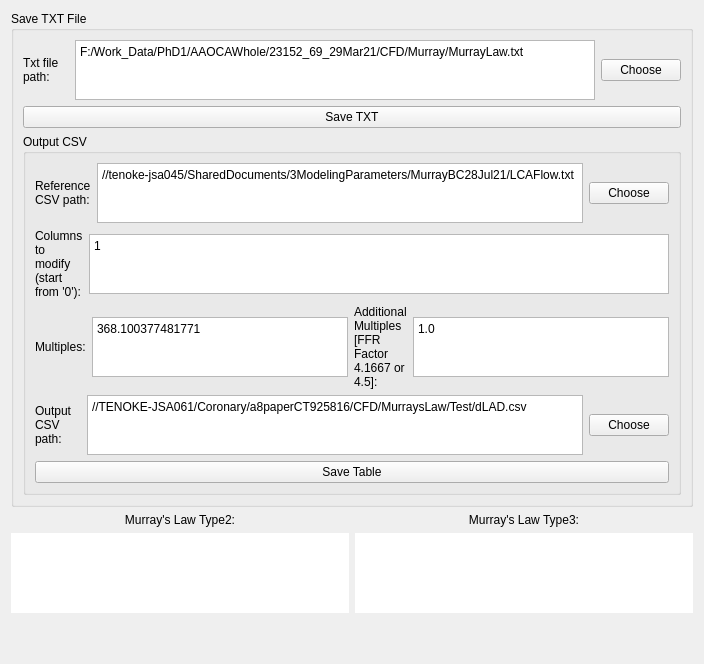
          <widget class="QWidget" name="tab_19">
           <attribute name="title">
            <string>Ouput</string>
           </attribute>
           <layout class="QVBoxLayout" name="verticalLayout_96">
            <item>
             <widget class="QGroupBox" name="groupBox_6">
              <property name="font">
               <font>
                <family>Arial</family>
                <pointsize>9</pointsize>
               </font>
              </property>
              <property name="title">
               <string>Save TXT File</string>
              </property>
              <layout class="QVBoxLayout" name="verticalLayout_43">
               <item>
                <layout class="QVBoxLayout" name="verticalLayout_44">
                 <item>
                  <layout class="QHBoxLayout" name="horizontalLayout_CX1_7">
                   <item>
                    <widget class="QLabel" name="label_CX1_7">
                     <property name="sizePolicy">
                      <sizepolicy hsizetype="Fixed" vsizetype="Preferred">
                       <horstretch>0</horstretch>
                       <verstretch>0</verstretch>
                      </sizepolicy>
                     </property>
                     <property name="minimumSize">
                      <size>
                       <width>46</width>
                       <height>0</height>
                      </size>
                     </property>
                     <property name="maximumSize">
                      <size>
                       <width>16777215</width>
                       <height>16777215</height>
                      </size>
                     </property>
                     <property name="text">
                      <string>Txt file path:</string>
                     </property>
                     <property name="wordWrap">
                      <bool>true</bool>
                     </property>
                    </widget>
                   </item>
                   <item>
                    <widget class="QPlainTextEdit" name="saveTXTPathTxt_AVC">
                     <property name="enabled">
                      <bool>true</bool>
                     </property>
                     <property name="sizePolicy">
                      <sizepolicy hsizetype="Expanding" vsizetype="Expanding">
                       <horstretch>0</horstretch>
                       <verstretch>60</verstretch>
                      </sizepolicy>
                     </property>
                     <property name="minimumSize">
                      <size>
                       <width>0</width>
                       <height>0</height>
                      </size>
                     </property>
                     <property name="maximumSize">
                      <size>
                       <width>16777215</width>
                       <height>60</height>
                      </size>
                     </property>
                     <property name="baseSize">
                      <size>
                       <width>0</width>
                       <height>0</height>
                      </size>
                     </property>
                     <property name="plainText">
                      <string>F:/Work_Data/PhD1/AAOCAWhole/23152_69_29Mar21/CFD/Murray/MurrayLaw.txt</string>
                     </property>
                    </widget>
                   </item>
                   <item>
                    <layout class="QVBoxLayout" name="verticalLayout_CX1_7">
                     <item>
                      <widget class="QPushButton" name="chooseTXTBtn_AVC">
                       <property name="sizePolicy">
                        <sizepolicy hsizetype="Fixed" vsizetype="Fixed">
                         <horstretch>0</horstretch>
                         <verstretch>0</verstretch>
                        </sizepolicy>
                       </property>
                       <property name="text">
                        <string>Choose</string>
                       </property>
                      </widget>
                     </item>
                    </layout>
                   </item>
                  </layout>
                 </item>
                 <item>
                  <widget class="QPushButton" name="saveTXTBtn_AVC">
                   <property name="text">
                    <string>Save TXT</string>
                   </property>
                  </widget>
                 </item>
                </layout>
               </item>
               <item>
                <widget class="QGroupBox" name="groupBox_10">
                 <property name="font">
                  <font>
                   <family>Arial</family>
                   <pointsize>9</pointsize>
                  </font>
                 </property>
                 <property name="title">
                  <string>Output CSV</string>
                 </property>
                 <layout class="QVBoxLayout" name="verticalLayout_74">
                  <item>
                   <layout class="QVBoxLayout" name="verticalLayout_75">
                    <item>
                     <layout class="QHBoxLayout" name="horizontalLayout_CX1_9">
                      <item>
                       <widget class="QLabel" name="label_CX1_9">
                        <property name="sizePolicy">
                         <sizepolicy hsizetype="Fixed" vsizetype="Preferred">
                          <horstretch>0</horstretch>
                          <verstretch>0</verstretch>
                         </sizepolicy>
                        </property>
                        <property name="minimumSize">
                         <size>
                          <width>46</width>
                          <height>0</height>
                         </size>
                        </property>
                        <property name="maximumSize">
                         <size>
                          <width>16777215</width>
                          <height>16777215</height>
                         </size>
                        </property>
                        <property name="text">
                         <string>Reference CSV path:</string>
                        </property>
                        <property name="wordWrap">
                         <bool>true</bool>
                        </property>
                       </widget>
                      </item>
                      <item>
                       <widget class="QPlainTextEdit" name="openTableTxt_AVC">
                        <property name="enabled">
                         <bool>true</bool>
                        </property>
                        <property name="sizePolicy">
                         <sizepolicy hsizetype="Expanding" vsizetype="Expanding">
                          <horstretch>0</horstretch>
                          <verstretch>60</verstretch>
                         </sizepolicy>
                        </property>
                        <property name="minimumSize">
                         <size>
                          <width>0</width>
                          <height>0</height>
                         </size>
                        </property>
                        <property name="maximumSize">
                         <size>
                          <width>16777215</width>
                          <height>60</height>
                         </size>
                        </property>
                        <property name="baseSize">
                         <size>
                          <width>0</width>
                          <height>0</height>
                         </size>
                        </property>
                        <property name="plainText">
                         <string>//tenoke-jsa045/SharedDocuments/3ModelingParameters/MurrayBC28Jul21/LCAFlow.txt</string>
                        </property>
                       </widget>
                      </item>
                      <item>
                       <layout class="QVBoxLayout" name="verticalLayout_CX1_9">
                        <item>
                         <widget class="QPushButton" name="chooseCSVBtn_AVC">
                          <property name="sizePolicy">
                           <sizepolicy hsizetype="Fixed" vsizetype="Fixed">
                            <horstretch>0</horstretch>
                            <verstretch>0</verstretch>
                           </sizepolicy>
                          </property>
                          <property name="text">
                           <string>Choose</string>
                          </property>
                         </widget>
                        </item>
                       </layout>
                      </item>
                     </layout>
                    </item>
                    <item>
                     <layout class="QHBoxLayout" name="horizontalLayout_CX1_10">
                      <item>
                       <widget class="QLabel" name="label_CX1_10">
                        <property name="sizePolicy">
                         <sizepolicy hsizetype="Fixed" vsizetype="Preferred">
                          <horstretch>0</horstretch>
                          <verstretch>0</verstretch>
                         </sizepolicy>
                        </property>
                        <property name="minimumSize">
                         <size>
                          <width>46</width>
                          <height>0</height>
                         </size>
                        </property>
                        <property name="maximumSize">
                         <size>
                          <width>16777215</width>
                          <height>16777215</height>
                         </size>
                        </property>
                        <property name="text">
                         <string>Columns to modify (start from '0'):</string>
                        </property>
                        <property name="wordWrap">
                         <bool>true</bool>
                        </property>
                       </widget>
                      </item>
                      <item>
                       <widget class="QPlainTextEdit" name="tableColumnsTxt_LC">
                        <property name="enabled">
                         <bool>true</bool>
                        </property>
                        <property name="sizePolicy">
                         <sizepolicy hsizetype="Expanding" vsizetype="Expanding">
                          <horstretch>0</horstretch>
                          <verstretch>60</verstretch>
                         </sizepolicy>
                        </property>
                        <property name="minimumSize">
                         <size>
                          <width>0</width>
                          <height>0</height>
                         </size>
                        </property>
                        <property name="maximumSize">
                         <size>
                          <width>16777215</width>
                          <height>60</height>
                         </size>
                        </property>
                        <property name="baseSize">
                         <size>
                          <width>0</width>
                          <height>0</height>
                         </size>
                        </property>
                        <property name="plainText">
                         <string>1</string>
                        </property>
                       </widget>
                      </item>
                     </layout>
                    </item>
                    <item>
                     <layout class="QHBoxLayout" name="horizontalLayout_CX1_12">
                      <item>
                       <widget class="QLabel" name="label_CX1_12">
                        <property name="sizePolicy">
                         <sizepolicy hsizetype="Fixed" vsizetype="Preferred">
                          <horstretch>0</horstretch>
                          <verstretch>0</verstretch>
                         </sizepolicy>
                        </property>
                        <property name="minimumSize">
                         <size>
                          <width>46</width>
                          <height>0</height>
                         </size>
                        </property>
                        <property name="maximumSize">
                         <size>
                          <width>16777215</width>
                          <height>16777215</height>
                         </size>
                        </property>
                        <property name="text">
                         <string>Multiples:</string>
                        </property>
                        <property name="wordWrap">
                         <bool>true</bool>
                        </property>
                       </widget>
                      </item>
                      <item>
                       <widget class="QPlainTextEdit" name="tableMultiplesTxt_LC">
                        <property name="enabled">
                         <bool>true</bool>
                        </property>
                        <property name="sizePolicy">
                         <sizepolicy hsizetype="Expanding" vsizetype="Expanding">
                          <horstretch>0</horstretch>
                          <verstretch>60</verstretch>
                         </sizepolicy>
                        </property>
                        <property name="minimumSize">
                         <size>
                          <width>0</width>
                          <height>0</height>
                         </size>
                        </property>
                        <property name="maximumSize">
                         <size>
                          <width>16777215</width>
                          <height>60</height>
                         </size>
                        </property>
                        <property name="baseSize">
                         <size>
                          <width>0</width>
                          <height>0</height>
                         </size>
                        </property>
                        <property name="plainText">
                         <string>368.100377481771</string>
                        </property>
                       </widget>
                      </item>
                      <item>
                       <layout class="QHBoxLayout" name="horizontalLayout_CX1_13">
                        <item>
                         <widget class="QLabel" name="label_CX1_13">
                          <property name="sizePolicy">
                           <sizepolicy hsizetype="Fixed" vsizetype="Preferred">
                            <horstretch>0</horstretch>
                            <verstretch>0</verstretch>
                           </sizepolicy>
                          </property>
                          <property name="minimumSize">
                           <size>
                            <width>46</width>
                            <height>0</height>
                           </size>
                          </property>
                          <property name="maximumSize">
                           <size>
                            <width>16777215</width>
                            <height>16777215</height>
                           </size>
                          </property>
                          <property name="text">
                           <string>Additional Multiples [FFR Factor 4.1667 or 4.5]:</string>
                          </property>
                          <property name="wordWrap">
                           <bool>true</bool>
                          </property>
                         </widget>
                        </item>
                        <item>
                         <widget class="QPlainTextEdit" name="tableAddMultiplesTxt_LC">
                          <property name="enabled">
                           <bool>true</bool>
                          </property>
                          <property name="sizePolicy">
                           <sizepolicy hsizetype="Expanding" vsizetype="Expanding">
                            <horstretch>0</horstretch>
                            <verstretch>60</verstretch>
                           </sizepolicy>
                          </property>
                          <property name="minimumSize">
                           <size>
                            <width>0</width>
                            <height>0</height>
                           </size>
                          </property>
                          <property name="maximumSize">
                           <size>
                            <width>16777215</width>
                            <height>60</height>
                           </size>
                          </property>
                          <property name="baseSize">
                           <size>
                            <width>0</width>
                            <height>0</height>
                           </size>
                          </property>
                          <property name="plainText">
                           <string>1.0</string>
                          </property>
                         </widget>
                        </item>
                       </layout>
                      </item>
                     </layout>
                    </item>
                    <item>
                     <layout class="QHBoxLayout" name="horizontalLayout_CX1_11">
                      <item>
                       <widget class="QLabel" name="label_CX1_11">
                        <property name="sizePolicy">
                         <sizepolicy hsizetype="Fixed" vsizetype="Preferred">
                          <horstretch>0</horstretch>
                          <verstretch>0</verstretch>
                         </sizepolicy>
                        </property>
                        <property name="minimumSize">
                         <size>
                          <width>46</width>
                          <height>0</height>
                         </size>
                        </property>
                        <property name="maximumSize">
                         <size>
                          <width>16777215</width>
                          <height>16777215</height>
                         </size>
                        </property>
                        <property name="text">
                         <string>Output CSV path:</string>
                        </property>
                        <property name="wordWrap">
                         <bool>true</bool>
                        </property>
                       </widget>
                      </item>
                      <item>
                       <widget class="QPlainTextEdit" name="saveTablePathTxt_AVC">
                        <property name="enabled">
                         <bool>true</bool>
                        </property>
                        <property name="sizePolicy">
                         <sizepolicy hsizetype="Expanding" vsizetype="Expanding">
                          <horstretch>0</horstretch>
                          <verstretch>60</verstretch>
                         </sizepolicy>
                        </property>
                        <property name="minimumSize">
                         <size>
                          <width>0</width>
                          <height>0</height>
                         </size>
                        </property>
                        <property name="maximumSize">
                         <size>
                          <width>16777215</width>
                          <height>60</height>
                         </size>
                        </property>
                        <property name="baseSize">
                         <size>
                          <width>0</width>
                          <height>0</height>
                         </size>
                        </property>
                        <property name="plainText">
                         <string>//TENOKE-JSA061/Coronary/a8paperCT925816/CFD/MurraysLaw/Test/dLAD.csv</string>
                        </property>
                       </widget>
                      </item>
                      <item>
                       <layout class="QVBoxLayout" name="verticalLayout_CX1_10">
                        <item>
                         <widget class="QPushButton" name="saveCSVBtn_AVC">
                          <property name="sizePolicy">
                           <sizepolicy hsizetype="Fixed" vsizetype="Fixed">
                            <horstretch>0</horstretch>
                            <verstretch>0</verstretch>
                           </sizepolicy>
                          </property>
                          <property name="text">
                           <string>Choose</string>
                          </property>
                         </widget>
                        </item>
                       </layout>
                      </item>
                     </layout>
                    </item>
                    <item>
                     <widget class="QPushButton" name="csvMultiplyBtn_AVC">
                      <property name="text">
                       <string>Save Table</string>
                      </property>
                     </widget>
                    </item>
                   </layout>
                  </item>
                 </layout>
                </widget>
               </item>
              </layout>
             </widget>
            </item>
            <item>
             <layout class="QHBoxLayout" name="horizontalLayout_CX8_70">
              <item>
               <layout class="QVBoxLayout" name="verticalLayout_105_JZ_3">
                <item>
                 <widget class="QLabel" name="label_550">
                  <property name="sizePolicy">
                   <sizepolicy hsizetype="Preferred" vsizetype="Preferred">
                    <horstretch>0</horstretch>
                    <verstretch>0</verstretch>
                   </sizepolicy>
                  </property>
                  <property name="minimumSize">
                   <size>
                    <width>46</width>
                    <height>0</height>
                   </size>
                  </property>
                  <property name="maximumSize">
                   <size>
                    <width>16777215</width>
                    <height>16777215</height>
                   </size>
                  </property>
                  <property name="text">
                   <string>Murray's Law Type2:</string>
                  </property>
                  <property name="alignment">
                   <set>Qt::AlignCenter</set>
                  </property>
                  <property name="wordWrap">
                   <bool>true</bool>
                  </property>
                 </widget>
                </item>
                <item>
                 <widget class="QPlainTextEdit" name="murrayLaw2OutTxt_AVC">
                  <property name="enabled">
                   <bool>true</bool>
                  </property>
                  <property name="sizePolicy">
                   <sizepolicy hsizetype="Expanding" vsizetype="Preferred">
                    <horstretch>0</horstretch>
                    <verstretch>60</verstretch>
                   </sizepolicy>
                  </property>
                  <property name="minimumSize">
                   <size>
                    <width>0</width>
                    <height>0</height>
                   </size>
                  </property>
                  <property name="maximumSize">
                   <size>
                    <width>16777215</width>
                    <height>80</height>
                   </size>
                  </property>
                  <property name="baseSize">
                   <size>
                    <width>0</width>
                    <height>0</height>
                   </size>
                  </property>
                  <property name="frameShape">
                   <enum>QFrame::NoFrame</enum>
                  </property>
                  <property name="lineWidth">
                   <number>1</number>
                  </property>
                  <property name="lineWrapMode">
                   <enum>QPlainTextEdit::WidgetWidth</enum>
                  </property>
                  <property name="readOnly">
                   <bool>true</bool>
                  </property>
                  <property name="plainText">
                   <string/>
                  </property>
                 </widget>
                </item>
               </layout>
              </item>
              <item>
               <layout class="QVBoxLayout" name="verticalLayout_105_JZ_4">
                <item>
                 <widget class="QLabel" name="label_569">
                  <property name="sizePolicy">
                   <sizepolicy hsizetype="Preferred" vsizetype="Preferred">
                    <horstretch>0</horstretch>
                    <verstretch>0</verstretch>
                   </sizepolicy>
                  </property>
                  <property name="minimumSize">
                   <size>
                    <width>46</width>
                    <height>0</height>
                   </size>
                  </property>
                  <property name="maximumSize">
                   <size>
                    <width>16777215</width>
                    <height>16777215</height>
                   </size>
                  </property>
                  <property name="text">
                   <string>Murray's Law Type3:</string>
                  </property>
                  <property name="alignment">
                   <set>Qt::AlignCenter</set>
                  </property>
                  <property name="wordWrap">
                   <bool>true</bool>
                  </property>
                 </widget>
                </item>
                <item>
                 <widget class="QPlainTextEdit" name="murrayLaw3OutTxt_AVC">
                  <property name="enabled">
                   <bool>true</bool>
                  </property>
                  <property name="sizePolicy">
                   <sizepolicy hsizetype="Expanding" vsizetype="Preferred">
                    <horstretch>0</horstretch>
                    <verstretch>60</verstretch>
                   </sizepolicy>
                  </property>
                  <property name="minimumSize">
                   <size>
                    <width>0</width>
                    <height>0</height>
                   </size>
                  </property>
                  <property name="maximumSize">
                   <size>
                    <width>16777215</width>
                    <height>80</height>
                   </size>
                  </property>
                  <property name="baseSize">
                   <size>
                    <width>0</width>
                    <height>0</height>
                   </size>
                  </property>
                  <property name="frameShape">
                   <enum>QFrame::NoFrame</enum>
                  </property>
                  <property name="lineWidth">
                   <number>1</number>
                  </property>
                  <property name="lineWrapMode">
                   <enum>QPlainTextEdit::WidgetWidth</enum>
                  </property>
                  <property name="readOnly">
                   <bool>true</bool>
                  </property>
                  <property name="plainText">
                   <string/>
                  </property>
                 </widget>
                </item>
               </layout>
              </item>
             </layout>
            </item>
            <item>
             <spacer name="verticalSpacer_12">
              <property name="orientation">
               <enum>Qt::Vertical</enum>
              </property>
              <property name="sizeHint" stdset="0">
               <size>
                <width>20</width>
                <height>40</height>
               </size>
              </property>
             </spacer>
            </item>
           </layout>
          </widget>
